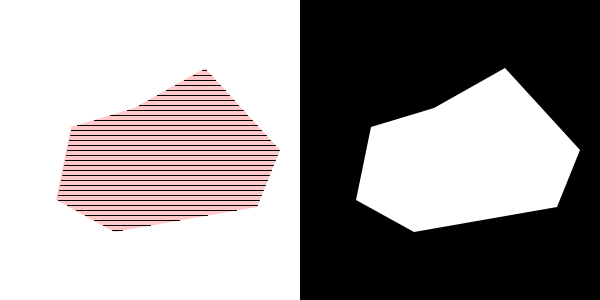
Frame 1 (no input)
Frame 60 (the mouse pressed at the canvas centre just before this capture): identical to frame 1, image omitted
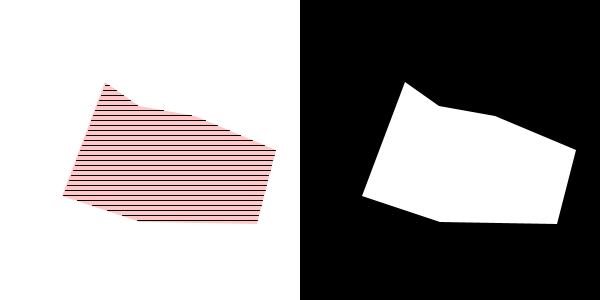
Frame 120 (the mouse held since frame 60 and released just before this capture)

The Processing sketch that drew these frames (run headless with seeded random() and noise(); from frame 60 on, the mouse is pressed at the canvas centre):

// Processing sketch: axis_aligned_hatching_java
// ── axis_aligned_hatching_java.pde
ArrayList<PVector> shape; 
ArrayList<PVector> hatchLines;
PGraphics hatchBuffer;
int HATCH_SPACING = 5;

//---------------------------------------
void setup() {
  size(600, 300);
  hatchBuffer = createGraphics(300, 300);

  hatchLines = new ArrayList<PVector>();
  shape = new ArrayList<PVector>();
  makeShape();
  computeHatchedShapes();
}

//---------------------------------------
void makeShape() {
  shape = new ArrayList<PVector>();
  for (int i=0; i<7; i++) {
    float t = map(i, 0, 7, 0, TWO_PI);
    float rx = random(40, 180);
    float ry = random(40, 180);
    float px = floor(150 + rx * cos(t));
    float py = floor(150 + ry * sin(t));
    shape.add(new PVector(px, py));
  }
}

//---------------------------------------
void computeHatchedShapes() {
  float cx = hatchBuffer.width/2;
  float cy = hatchBuffer.height/2;
  int hbh = hatchBuffer.height;
  int hbw = hatchBuffer.width;

  // 1. Draw a version of the input graphics into the offscreen buffer.
  // Shapes to be hatched should be drawn as white shapes on a black background.
  hatchBuffer.beginDraw();
  hatchBuffer.background(0, 0, 0);
  hatchBuffer.fill(255);
  hatchBuffer.noStroke();
  hatchBuffer.beginShape();
  for (int i=0; i<shape.size(); i++) {
    float px = shape.get(i).x; 
    float py = shape.get(i).y;
    hatchBuffer.vertex(px,py);
  }
  hatchBuffer.endShape(CLOSE);
  hatchBuffer.endDraw();

  // 2. Compute hatch lines in the hatchBuffer graphics.
  hatchLines = new ArrayList<PVector>();
  hatchBuffer.loadPixels();
  int nPixels = hbw * hbh; 
  for (int y=0; y<hbh; y+=HATCH_SPACING) {
    int row = y*hbw;
    boolean bActive = false;
    int prevR = 0;
    for (int x=0; x<hbw; x++) {
      int index = (row + x);
      int currR = (int)red(hatchBuffer.pixels[index]); // red byte
      if (x == (hbw-1)) {
        if (bActive) {
          hatchLines.add(new PVector(x,y)); // line end
          bActive = false;
        }
      } else {
        if ((currR >= 128) && (prevR < 128)) {
          hatchLines.add(new PVector(x+1, y)); // line start
          bActive = true;
        } else if ((currR < 128) && (prevR >= 128) && bActive) {
          hatchLines.add(new PVector(x-1, y)); // line end
          bActive = false;
        }
      }
      prevR = currR;
    }
  }
}

//---------------------------------------
void draw() {
  background(255);
  computeHatchedShapes();

  // draw shape
  fill(255,200,200);
  noStroke();
  beginShape();
  for (int i=0; i<shape.size(); i++) {
    float px = shape.get(i).x; 
    float py = shape.get(i).y;
    vertex(px,py);
  }
  endShape(CLOSE);

  stroke(0, 0, 0); // draw hatchlines;
  for (int i=0; i<hatchLines.size(); i+=2) {
    PVector s = hatchLines.get(i); // start
    PVector e = hatchLines.get(i+1); // end
    line(s.x, s.y, e.x, e.y);
  }
  image(hatchBuffer, 300, 0);
}

//---------------------------------------
void mousePressed() {
  makeShape();
  computeHatchedShapes();
}
